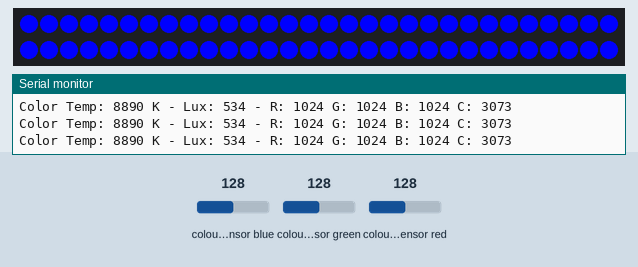
This sketch was run on a simulated Arduino Uno, built with avr-gcc and run on an emulated ATmega328P. Parts: 60 RGB LEDs in strip order, left to right, continuing on the next row, the last lines printed to the serial monitor. The test bench sets the inputs (shaded band); at power-on: colour sensor blue 128, colour sensor green 128, colour sensor red 128.

Above: at 4.2 s.
4.3 s: colour sensor blue set to 5
7.3 s: colour sensor green set to 5
At 10.1 s:
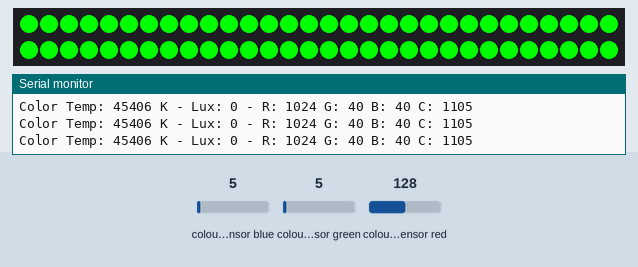
10.3 s: colour sensor red set to 5
At 16.2 s:
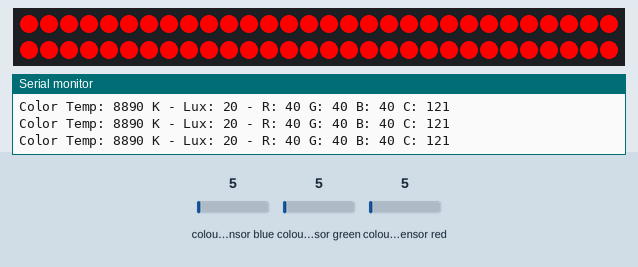
Timing chart, 0 to 17.7 s (numbered marks = the images above; inputs shaded):
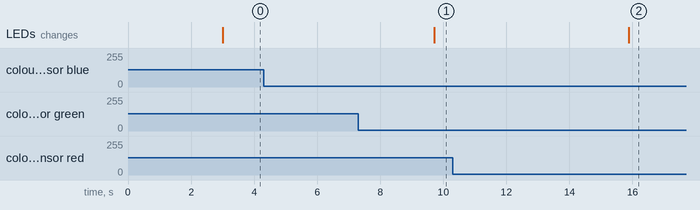

The sketch:

ColorTempLamp001.ino
```cpp
#include <Wire.h>
#include "Adafruit_TCS34725.h"
#include <Adafruit_NeoPixel.h>

const int neoPixelPin = 5;  // control pin
const int pixelCount = 60;    // number of pixels

// set up strip:
Adafruit_NeoPixel strip = Adafruit_NeoPixel(pixelCount, neoPixelPin, NEO_GRB + NEO_KHZ800);
unsigned long color = 0xFF;   // start with blue
int times = 0;
Adafruit_TCS34725 tcs = Adafruit_TCS34725(TCS34725_INTEGRATIONTIME_700MS, TCS34725_GAIN_1X);

void setup(void) {
  Serial.begin(9600);
  delay(3000);
  while (!tcs.begin()) {
    Serial.println("No TCS34725 found ... check your connections");
    tcs.begin();
    delay(1000);
  }
  Serial.println("Found sensor");
  strip.begin();    // initialize pixel strip
  strip.clear();    // turn all LEDs off
  strip.show();     // refresh strip
}

void loop(void) {
  if (times % 100 == 0) {
  for (int p = 0; p < pixelCount; p++) {
    strip.setPixelColor(p, color);// set the color for this pixel
  }
  strip.show();
  }
  uint16_t r, g, b, c, colorTemp, lux;

  tcs.getRawData(&r, &g, &b, &c);
  colorTemp = tcs.calculateColorTemperature(r, g, b);
  lux = tcs.calculateLux(r, g, b);

  Serial.print("Color Temp: "); Serial.print(colorTemp, DEC); Serial.print(" K - ");
  Serial.print("Lux: "); Serial.print(lux, DEC); Serial.print(" - ");
  Serial.print("R: "); Serial.print(r, DEC); Serial.print(" ");
  Serial.print("G: "); Serial.print(g, DEC); Serial.print(" ");
  Serial.print("B: "); Serial.print(b, DEC); Serial.print(" ");
  Serial.print("C: "); Serial.print(c, DEC); Serial.print(" ");
  Serial.println(" ");

 color = color << 8;         // shift the FF (255) to the next color
  if (color > 0xFF0000) {   // if the color is greater than white (0xFF000000)
    color = 0xFF;             // then set it back to blue
  }
  times++;

}
```
